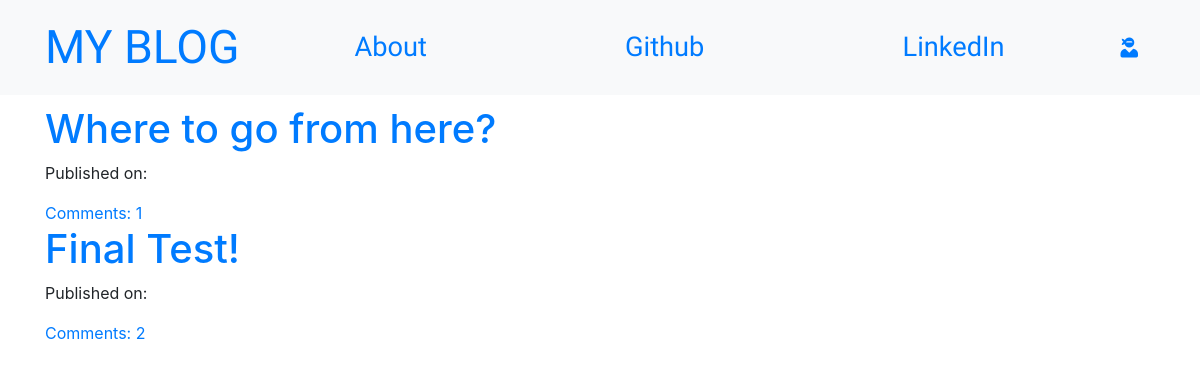
The page / on the database its author committed.
### blog/models.py (models this page shows, shortened)
class Post(models.Model):
    author = models.ForeignKey('auth.User',on_delete=models.CASCADE)
    title = models.CharField(max_length=200)
    text = models.TextField()
    created_date = models.DateTimeField(default=timezone.now)
    published_date = models.DateTimeField(blank=True,null=True)
    def approve_comments(self):
        return self.comments.filter(approved_comment=True)

### blog/views.py (the view)
# urls.py: re_path(r'^$',views.PostListView.as_view(),name='post_list'),
class PostListView(ListView):
    model = Post
    def get_queryset(self):
        return Post.objects.filter(published_date__lte=timezone.now()).order_by(
            "-published_date"
        )

### blog/templates/blog/post_list.html
{% extends "blog/base.html" %}
{% block content %}
<div class="centerstage">
  {% for post in post_list %}
  <div class="post">
    <h1><a href="{% url 'post_detail' pk=post.pk %}">{{ post.title }}</a></h1>
    <div class="date">
      <p>Published on: {{ post.published|date:"D M Y" }}</p>
    </div>
    <a href="{% url 'post_detail' pk=post.pk %}"
      >Comments: {{ post.approve_comments.count }}</a
    >
  </div>
  {% endfor %}
</div>
{% endblock %}

### blog/static/css/blog.css (style rules this page uses)
.centerstage { margin-left: auto; margin-right: auto; }
.loader { filter: hue-rotate(0deg); color: linear-gradient(45deg, #0f8, #08f); animation: hue 10000ms infinite linear; }

### rows shown on the page
Post: title "Where to go from here?", approve_comments.count "1"
Post: title "Final Test!", approve_comments.count "2"
